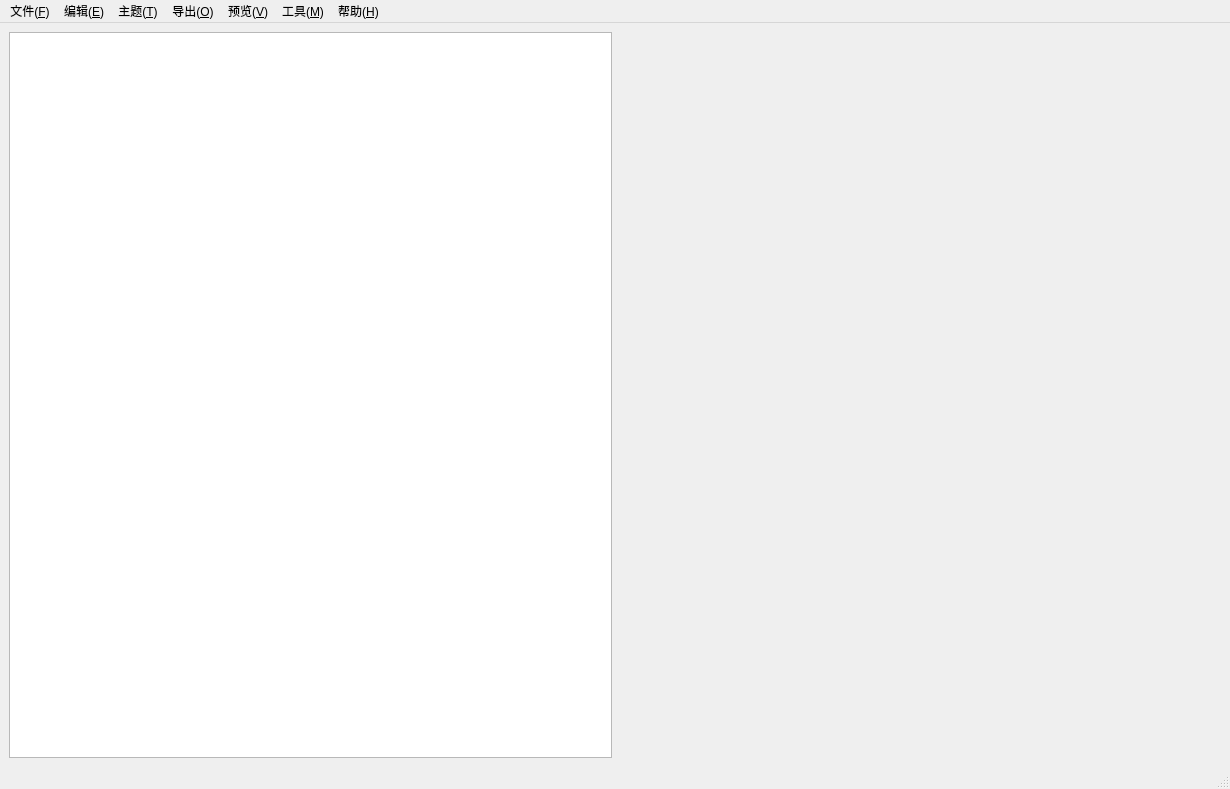
<?xml version="1.0" encoding="UTF-8"?>
<ui version="4.0">
 <class>MainWindow</class>
 <widget class="QMainWindow" name="MainWindow">
  <property name="geometry">
   <rect>
    <x>0</x>
    <y>0</y>
    <width>1230</width>
    <height>789</height>
   </rect>
  </property>
  <property name="windowTitle">
   <string>MainWindow</string>
  </property>
  <property name="windowIcon">
   <iconset resource="src.qrc">
    <normaloff>:/icon/MDHP.png</normaloff>:/icon/MDHP.png</iconset>
  </property>
  <property name="styleSheet">
   <string notr="true">QTextEdit{
}</string>
  </property>
  <widget class="QWidget" name="centralwidget">
   <layout class="QHBoxLayout" name="horizontalLayout" stretch="1">
    <item>
     <layout class="QHBoxLayout" name="horizontalLayout_2" stretch="1,1">
      <item>
       <widget class="QTextEdit" name="md_text">
        <property name="font">
         <font>
          <pointsize>16</pointsize>
         </font>
        </property>
       </widget>
      </item>
      <item>
       <widget class="QWidget" name="web_widget" native="true"/>
      </item>
     </layout>
    </item>
   </layout>
  </widget>
  <widget class="QMenuBar" name="menubar">
   <property name="geometry">
    <rect>
     <x>0</x>
     <y>0</y>
     <width>1230</width>
     <height>28</height>
    </rect>
   </property>
   <widget class="QMenu" name="menu">
    <property name="title">
     <string>文件(&amp;F)</string>
    </property>
    <addaction name="NewFile"/>
    <addaction name="OpenFile"/>
    <addaction name="SaveFile"/>
    <addaction name="separator"/>
    <addaction name="Exit"/>
   </widget>
   <widget class="QMenu" name="menu_2">
    <property name="title">
     <string>主题(&amp;T)</string>
    </property>
    <addaction name="set_theme"/>
   </widget>
   <widget class="QMenu" name="menu_3">
    <property name="title">
     <string>导出(&amp;O)</string>
    </property>
    <addaction name="export_html"/>
    <addaction name="export_pdf"/>
   </widget>
   <widget class="QMenu" name="menu_4">
    <property name="title">
     <string>预览(&amp;V)</string>
    </property>
    <addaction name="handy_to_webview"/>
   </widget>
   <widget class="QMenu" name="menu_5">
    <property name="title">
     <string>编辑(&amp;E)</string>
    </property>
    <addaction name="undo"/>
    <addaction name="redo"/>
    <addaction name="separator"/>
    <addaction name="set_font"/>
   </widget>
   <widget class="QMenu" name="menu_H">
    <property name="title">
     <string>帮助(&amp;H)</string>
    </property>
    <addaction name="open_help"/>
   </widget>
   <widget class="QMenu" name="menu_M">
    <property name="title">
     <string>工具(&amp;M)</string>
    </property>
    <addaction name="set_user_define"/>
    <addaction name="reload_user_define"/>
   </widget>
   <addaction name="menu"/>
   <addaction name="menu_5"/>
   <addaction name="menu_2"/>
   <addaction name="menu_3"/>
   <addaction name="menu_4"/>
   <addaction name="menu_M"/>
   <addaction name="menu_H"/>
  </widget>
  <widget class="QStatusBar" name="statusbar"/>
  <action name="OpenFile">
   <property name="text">
    <string>打开文件 &amp;Open</string>
   </property>
   <property name="shortcut">
    <string>Ctrl+O</string>
   </property>
  </action>
  <action name="SaveFile">
   <property name="text">
    <string>保存文件 &amp;Save</string>
   </property>
   <property name="shortcut">
    <string>Ctrl+S</string>
   </property>
  </action>
  <action name="Exit">
   <property name="text">
    <string>退出 &amp;Exit</string>
   </property>
  </action>
  <action name="export_html">
   <property name="text">
    <string>导出html(&amp;H)</string>
   </property>
  </action>
  <action name="NewFile">
   <property name="text">
    <string>新建文件 &amp;New</string>
   </property>
   <property name="shortcut">
    <string>Ctrl+N</string>
   </property>
  </action>
  <action name="export_pdf">
   <property name="text">
    <string>导出pdf(&amp;P)</string>
   </property>
  </action>
  <action name="handy_to_webview">
   <property name="text">
    <string>手动加载到预览框(&amp;H)</string>
   </property>
   <property name="shortcut">
    <string>Ctrl+H</string>
   </property>
  </action>
  <action name="redo">
   <property name="text">
    <string>重做(&amp;R)</string>
   </property>
   <property name="shortcut">
    <string>Ctrl+Shift+Z, Ctrl+Y</string>
   </property>
  </action>
  <action name="undo">
   <property name="text">
    <string>撤销(&amp;U)</string>
   </property>
   <property name="shortcut">
    <string>Ctrl+Z</string>
   </property>
  </action>
  <action name="open_help">
   <property name="text">
    <string>打开帮助文档</string>
   </property>
  </action>
  <action name="set_font">
   <property name="text">
    <string>设置编辑框字体(&amp;S)</string>
   </property>
  </action>
  <action name="set_theme">
   <property name="text">
    <string>更换主题(&amp;S)</string>
   </property>
  </action>
  <action name="set_user_define">
   <property name="text">
    <string>修改自定义替换语法(&amp;S)</string>
   </property>
  </action>
  <action name="reload_user_define">
   <property name="text">
    <string>重新载入自定义替换语法(&amp;R)</string>
   </property>
  </action>
 </widget>
 <resources>
  <include location="src.qrc"/>
 </resources>
 <connections/>
</ui>
